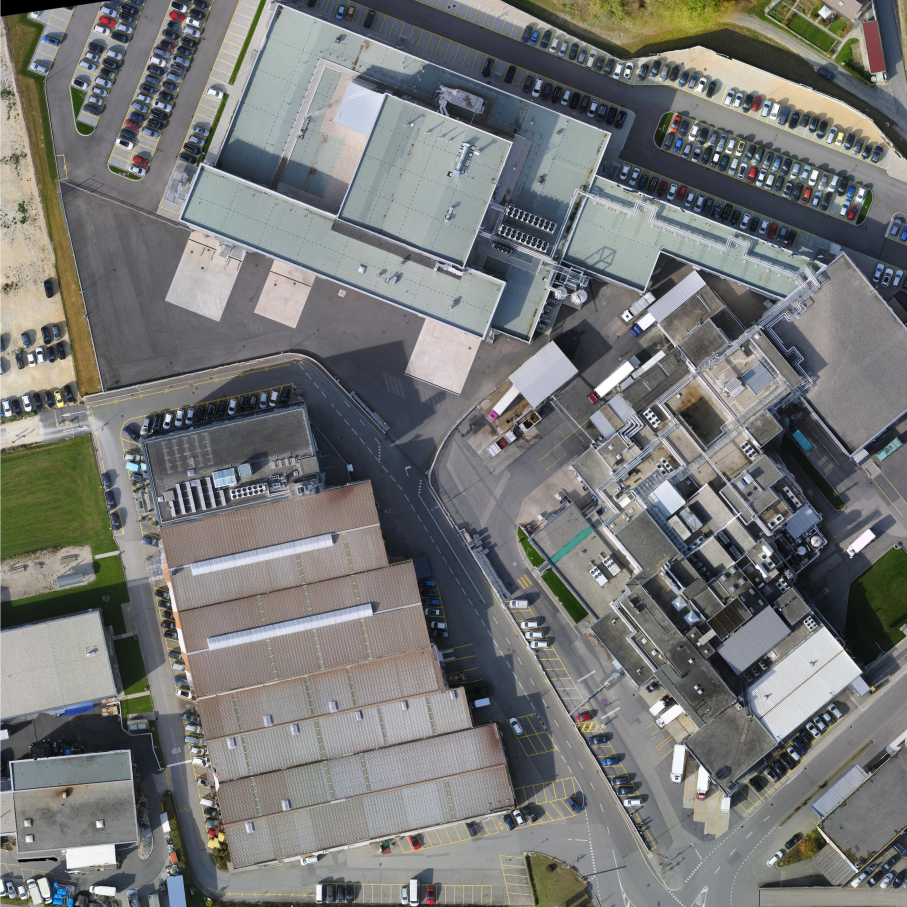
#> input picture parrington/parrington_dataset/prtn00.jpg, 2721 x 2721 px (shown at 1/3 size); its folder holds 4 pictures in this run
$ jupyter execute --allow-errors iamge_stitching_UTS.ipynb
#> lines starting #> are read from the running program, lines starting #| are printed output that depends on the picture
[cell 1]
from imutils import paths
import imutils
import cv2
import numpy as np

[cell 2]
#class
class utils:
    # [39 lines left out: functions loadImages, trim, padding, not called in this run]

[cell 3]
class features:
    def findAndDescribeFeatures(image,opt='ORB'):
        '''find and describe features of @image,
        if opt='SURF', SURF algorithm is used.
        if opt='SIFT', SIFT algorithm is used.
        if opt='ORB', ORB algorithm is used.
        @Return keypoints and features of img'''
        #Getting gray image
        grayImage = cv2.cvtColor(image, cv2.COLOR_BGR2GRAY)

        if opt=='SURF':
            md = cv2.xfeatures2d.SURF_create()
        if opt=='ORB':
            md = cv2.ORB_create(nfeatures=3000)
        if opt=='SIFT':
            md = cv2.xfeatures2d.SIFT_create()
        #Find interest points and Computing features.
        keypoints, features = md.detectAndCompute(grayImage, None)
        #Converting keypoints to numbers.
        #keypoints = np.float32(keypoints)
        features = np.float32(features)
        return keypoints, features

    # [29 lines left out: function matchFeatures, not called in this run]

    def generateHomography(src_img, dst_img, ransacRep=5.0):
        '''@Return Homography matrix, @param src_img is the image which is warped by homography,
        @param dst_img is the image which is choosing as pivot, @param ratio is the David Lowe’s ratio,
        @param ransacRep is the maximum pixel “wiggle room” allowed by the RANSAC algorithm
        '''

        src_kp,src_features=features.findAndDescribeFeatures(src_img)
        dst_kp,dst_features=features.findAndDescribeFeatures(dst_img)

        good=features.matchFeatures(src_features,dst_features)

        src_points = np.float32([src_kp[m.queryIdx].pt for m in good]).reshape(-1,1,2)
        dst_points = np.float32([dst_kp[m.trainIdx].pt for m in good]).reshape(-1,1,2)

        H, mask  = cv2.findHomography(src_points, dst_points, cv2.RANSAC,ransacRep)
        matchesMask = mask.ravel().tolist()
        return H,matchesMask


    # [11 lines left out: functions drawKeypoints, drawMatches, not called in this run]

[cell 4]
class stitch:
    # [63 lines left out: functions blendingMask, panoramaBlending, not called in this run]

    def warpTwoImages(src_img, dst_img,showstep=False):

        #generate Homography matrix
        H,_=features.generateHomography(src_img,dst_img)

        #get height and width of two images
        height_src,width_src = src_img.shape[:2]
        height_dst,width_dst = dst_img.shape[:2]

        #extract conners of two images: top-left, bottom-left, bottom-right, top-right
        pts1 = np.float32([[0,0],[0,height_src],[width_src,height_src],[width_src,0]]).reshape(-1,1,2)
        pts2 = np.float32([[0,0],[0,height_dst],[width_dst,height_dst],[width_dst,0]]).reshape(-1,1,2)

        try:
            #aply homography to conners of src_img
            pts1_ = cv2.perspectiveTransform(pts1, H)
            pts = np.concatenate((pts1_, pts2), axis=0)

            #find max min of x,y coordinate
            [xmin, ymin] = np.int64(pts.min(axis=0).ravel() - 0.5)
            [xmax, ymax] = np.int64(pts.max(axis=0).ravel() + 0.5)
            t = [-xmin,-ymin]


            #top left point of image which apply homography matrix, which has x coordinate < 0, has side=left
            #otherwise side=right
            #source image is merged to the left side or right side of destination image
            if(pts[0][0][0]<0):
                side='left'
                width_pano=width_dst+t[0]
            else:
                width_pano=int(pts1_[3][0][0])
                side='right'
            height_pano=ymax-ymin

            #Translation
            #https://stackoverflow.com/a/20355545
            Ht = np.array([[1,0,t[0]],[0,1,t[1]],[0,0,1]])
            src_img_warped = cv2.warpPerspective(src_img, Ht.dot(H), (width_pano,height_pano))
            #generating size of dst_img_rz which has the same size as src_img_warped
            dst_img_rz=np.zeros((height_pano,width_pano,3))
            if side=='left':
                dst_img_rz[t[1]:height_src+t[1],t[0]:width_dst+t[0]] = dst_img
            else:
                dst_img_rz[t[1]:height_src+t[1],:width_dst] = dst_img

            #blending panorama
            pano,nonblend,leftside,rightside=stitch.panoramaBlending(dst_img_rz,src_img_warped,width_dst,side,showstep=showstep)

            #croping black region
            pano=stitch.crop(pano,height_dst,pts)
            return pano,nonblend,leftside,rightside
        except:
            raise Exception("Please try again with another image set!")

    def multiStitching(list_images):
        '''assume that the list_images was supplied in left-to-right order, choose middle image then
        divide the array into 2 sub-arrays, left-array and right-array. Stiching middle image with each
        image in 2 sub-arrays. @param list_images is The list which containing images, @param smoothing_window is
        the value of smoothy side after stitched, @param output is the folder which containing stitched image
        '''
        n=int(len(list_images)/2+0.5)
        left=list_images[:n]
        right=list_images[n-1:]
        right.reverse()
        while len(left)>1:
            dst_img=left.pop()
            src_img=left.pop()
            left_pano,_,_,_=stitch.warpTwoImages(src_img,dst_img)
            left_pano=left_pano.astype('uint8')
            left.append(left_pano)

        while len(right)>1:
            dst_img=right.pop()
            src_img=right.pop()
            right_pano,_,_,_=stitch.warpTwoImages(src_img,dst_img)
            right_pano=right_pano.astype('uint8')
            right.append(right_pano)

        #if width_right_pano > width_left_pano, Select right_pano as destination. Otherwise is left_pano
        if(right_pano.shape[1]>=left_pano.shape[1]):
            fullpano,_,_,_=stitch.warpTwoImages(left_pano,right_pano)
        else:
            fullpano,_,_,_=stitch.warpTwoImages(right_pano,left_pano)
        return fullpano

    # [24 lines left out: function crop, not called in this run]

[cell 5]
import cv2
import numpy as np
import matplotlib.pyplot as plt
import matplotlib.image as mpimg

[cell 6]
# [8 lines left out: function convertResult, not called in this run]

[cell 7]
# printing the names of the images
import os
list = os.listdir('parrington/parrington_dataset')
for i in range(len(list)):
  print(list[i])

[cell 8]
import matplotlib.pyplot as plt
import matplotlib.image as mpimg

[cell 9]
image_1 = mpimg.imread("parrington/parrington_dataset/prtn00.jpg")
#> image_1 is the input picture: shape (2721, 2721, 3); mean R, G, B 118, 119.2, 118.1
image_2 = mpimg.imread("parrington/parrington_dataset/prtn01.jpg")
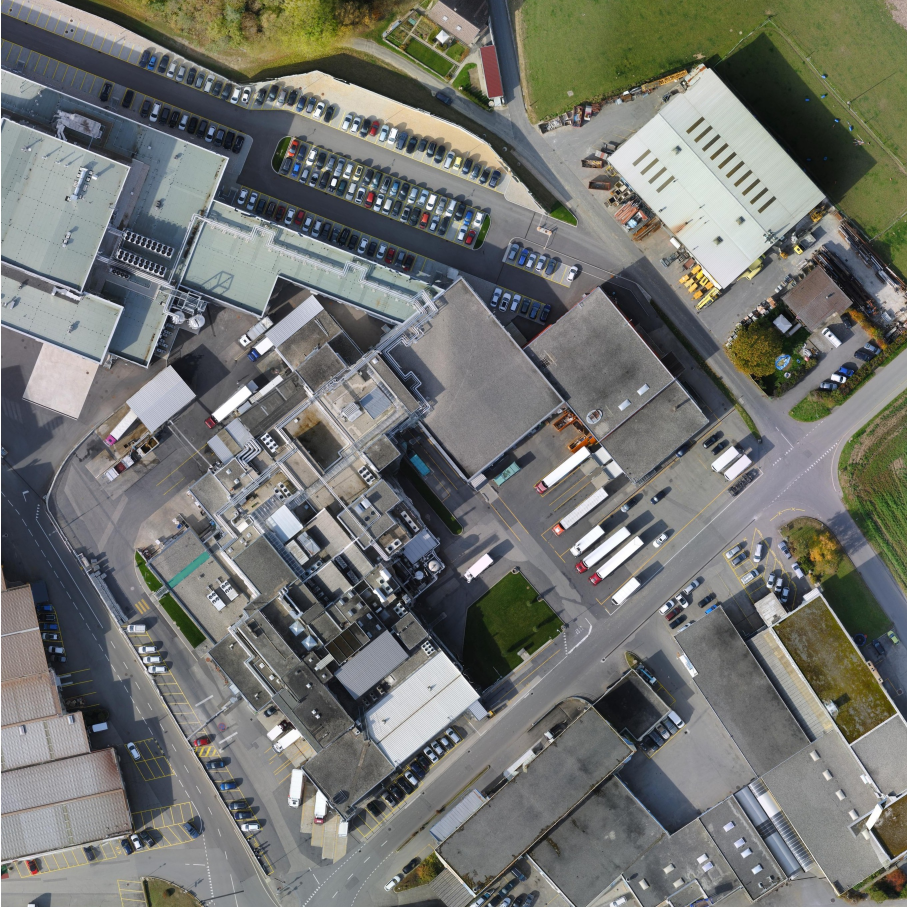
#> input picture parrington/parrington_dataset/prtn01.jpg, 2721 x 2721 px (shown at 1/3 size)
#> image_2 is the input picture: shape (2721, 2721, 3); mean R, G, B 114.3, 116, 111.8
image_3 = mpimg.imread("parrington/parrington_dataset/prtn02.jpg")
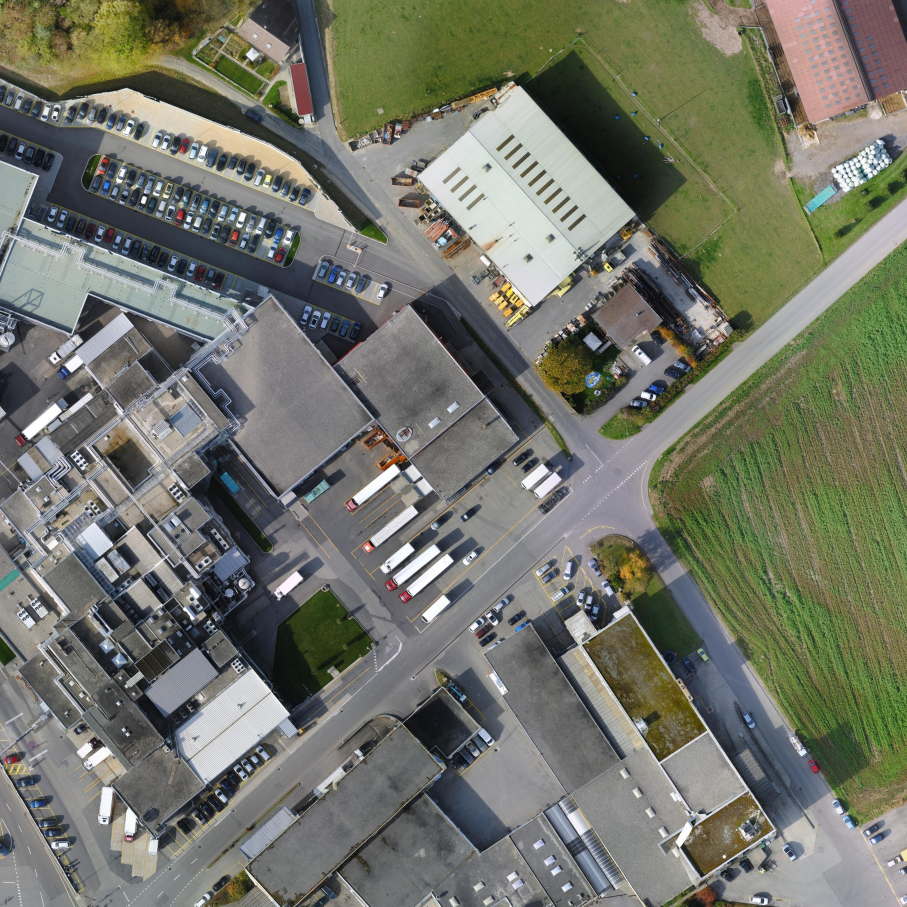
#> input picture parrington/parrington_dataset/prtn02.jpg, 2721 x 2721 px (shown at 1/3 size)
#> image_3 is the input picture: shape (2721, 2721, 3); mean R, G, B 114.7, 117.1, 105.4
image_4 = mpimg.imread("parrington/parrington_dataset/prtn03.jpg")
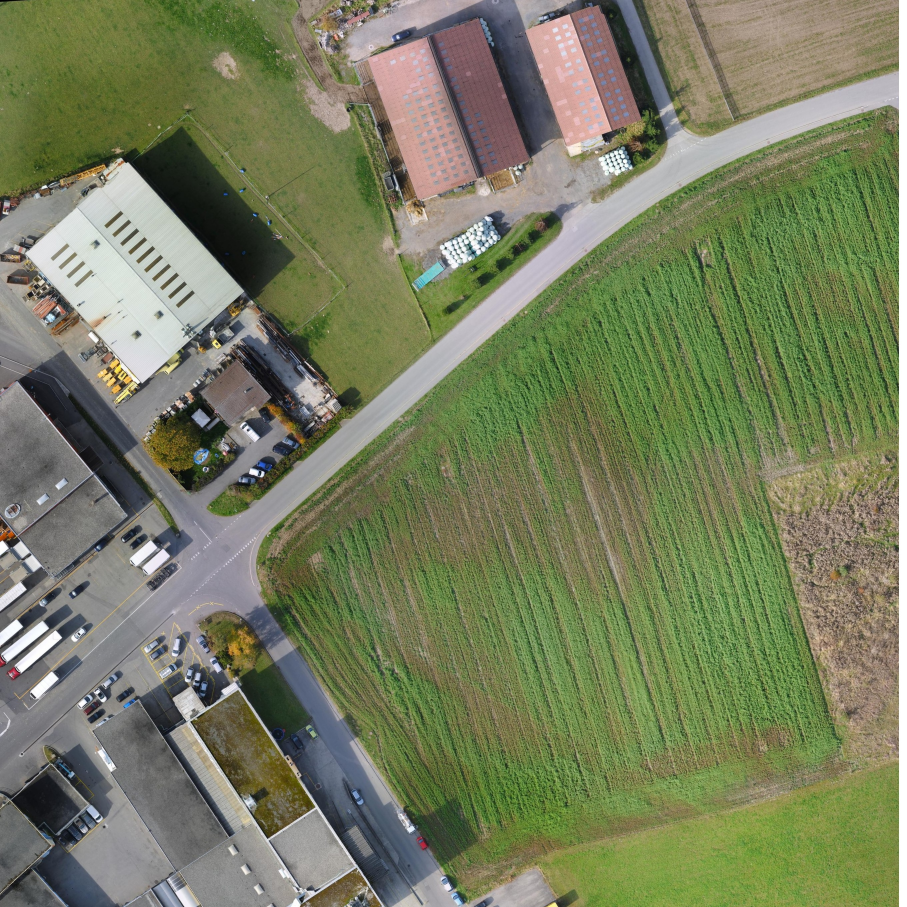
#> input picture parrington/parrington_dataset/prtn03.jpg, 2721 x 2721 px (shown at 1/3 size)
#> image_4 is the input picture: shape (2721, 2721, 3); mean R, G, B 119.4, 126.2, 95.3

[cell 10]
image_1_opcv = cv2.imread("UTS_FILE/Nomer3/Bengkok1.jpg")
image_2_opcv = cv2.imread("UTS_FILE/Nomer3/Bengkok2.jpg")
image_3_opcv = cv2.imread("UTS_FILE/Nomer3/Bengkok3.jpg")
# image_4_opcv = cv2.imread("Kelas4.jpg")

[cell 11]
list_images_opcv = [image_1_opcv, image_2_opcv, image_3_opcv]

#> (a cell that did not finish here is left out)

[cell 13]
#load images
# list_images= [image_1,image_2,image_3,image_4]
list_images = [image_1_opcv, image_2_opcv, image_3_opcv]

#> (a cell that did not finish here is left out)

#> (a cell that did not finish here is left out)

[cell 16]
for image in list_images:
    print(image)
    print(type(image))
#> this loop made 3 passes
#| None
#| <class 'NoneType'>
#| None
#| <class 'NoneType'>
#| None
#| <class 'NoneType'>

#> (a cell that did not finish here is left out)

k1,f1=features.findAndDescribeFeatures(list_images[1])

#> (a cell that did not finish here is left out)

#> (a cell that did not finish here is left out)

#> (a cell that did not finish here is left out)


#> (a cell that did not finish here is left out)


#> (a cell that did not finish here is left out)

#> in multiStitching, `n=int(len(list_images)/2+0.5)`: n = 2
#> in multiStitching, `left=list_images[:n]`: left = 2 items
#> the loop in multiStitching, `while len(left)>1:` made 1 pass
#> after the loop in multiStitching, `while len(left)>1:`: left = []
